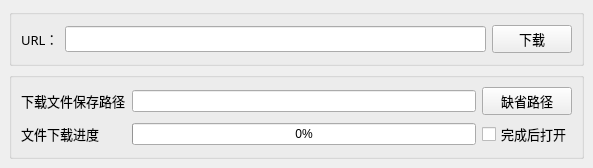
<?xml version="1.0" encoding="UTF-8"?>
<ui version="4.0">
 <class>MainWindow</class>
 <widget class="QMainWindow" name="MainWindow">
  <property name="geometry">
   <rect>
    <x>0</x>
    <y>0</y>
    <width>593</width>
    <height>168</height>
   </rect>
  </property>
  <property name="windowTitle">
   <string>MainWindow</string>
  </property>
  <widget class="QWidget" name="centralwidget">
   <layout class="QVBoxLayout" name="verticalLayout">
    <item>
     <widget class="QGroupBox" name="groupBox">
      <property name="title">
       <string/>
      </property>
      <layout class="QHBoxLayout" name="horizontalLayout">
       <item>
        <widget class="QLabel" name="label">
         <property name="font">
          <font>
           <family>Microsoft YaHei</family>
           <pointsize>10</pointsize>
          </font>
         </property>
         <property name="text">
          <string>URL：</string>
         </property>
        </widget>
       </item>
       <item>
        <widget class="QLineEdit" name="editURL">
         <property name="font">
          <font>
           <family>微软雅黑</family>
           <pointsize>10</pointsize>
          </font>
         </property>
        </widget>
       </item>
       <item>
        <widget class="QPushButton" name="btnDownload">
         <property name="font">
          <font>
           <family>Microsoft YaHei</family>
           <pointsize>10</pointsize>
          </font>
         </property>
         <property name="text">
          <string>下载</string>
         </property>
        </widget>
       </item>
      </layout>
     </widget>
    </item>
    <item>
     <widget class="QGroupBox" name="groupBox_2">
      <property name="title">
       <string/>
      </property>
      <layout class="QGridLayout" name="gridLayout">
       <item row="0" column="0">
        <widget class="QLabel" name="label_2">
         <property name="font">
          <font>
           <family>Microsoft YaHei</family>
           <pointsize>10</pointsize>
          </font>
         </property>
         <property name="text">
          <string>下载文件保存路径</string>
         </property>
        </widget>
       </item>
       <item row="0" column="1">
        <widget class="QLineEdit" name="editPath"/>
       </item>
       <item row="1" column="0">
        <widget class="QLabel" name="label_3">
         <property name="font">
          <font>
           <family>微软雅黑</family>
           <pointsize>10</pointsize>
          </font>
         </property>
         <property name="text">
          <string>文件下载进度</string>
         </property>
        </widget>
       </item>
       <item row="0" column="2">
        <widget class="QPushButton" name="btnDefaultPath">
         <property name="font">
          <font>
           <family>微软雅黑</family>
           <pointsize>10</pointsize>
          </font>
         </property>
         <property name="text">
          <string>缺省路径</string>
         </property>
        </widget>
       </item>
       <item row="1" column="1">
        <widget class="QProgressBar" name="progressBar">
         <property name="value">
          <number>0</number>
         </property>
        </widget>
       </item>
       <item row="1" column="2">
        <widget class="QCheckBox" name="checkOpen">
         <property name="font">
          <font>
           <family>微软雅黑</family>
           <pointsize>10</pointsize>
          </font>
         </property>
         <property name="text">
          <string>完成后打开</string>
         </property>
        </widget>
       </item>
      </layout>
     </widget>
    </item>
   </layout>
  </widget>
 </widget>
 <resources/>
 <connections/>
</ui>
